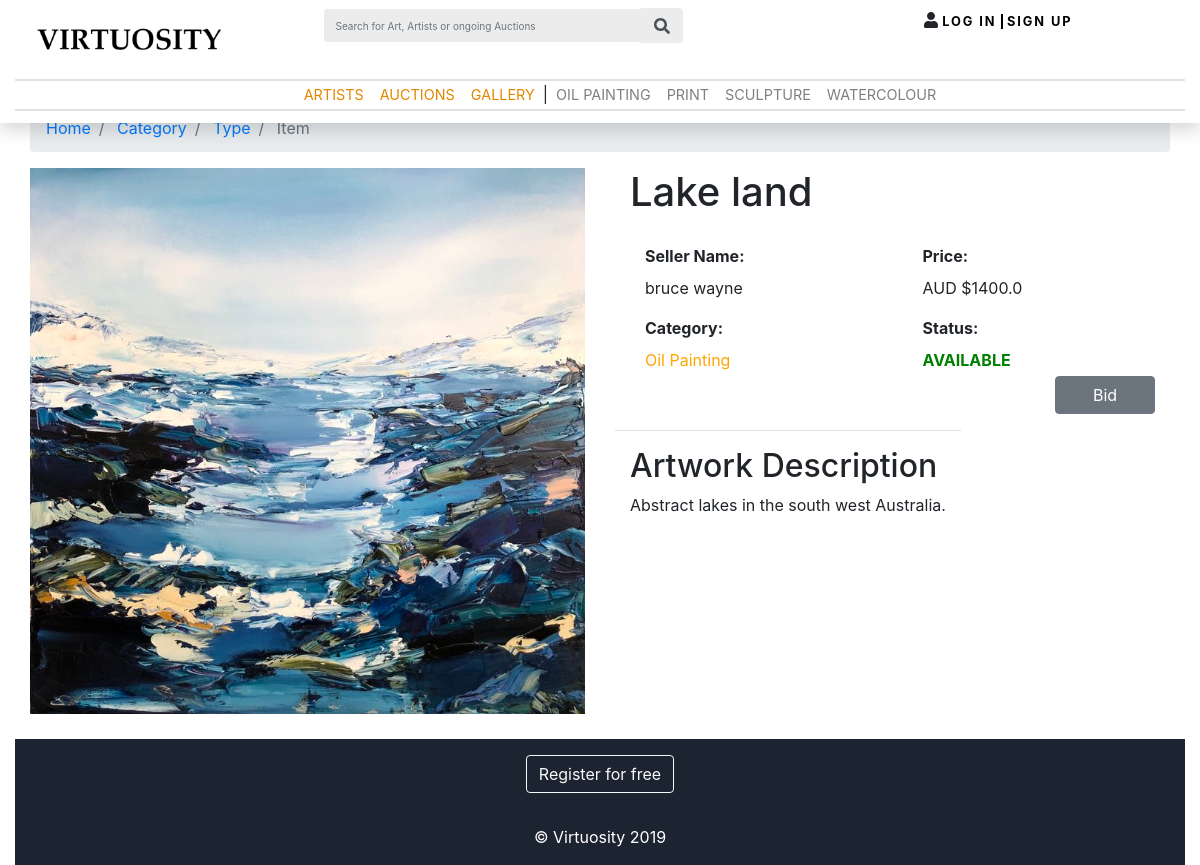
Page /item_details/2 on the earlier database version.
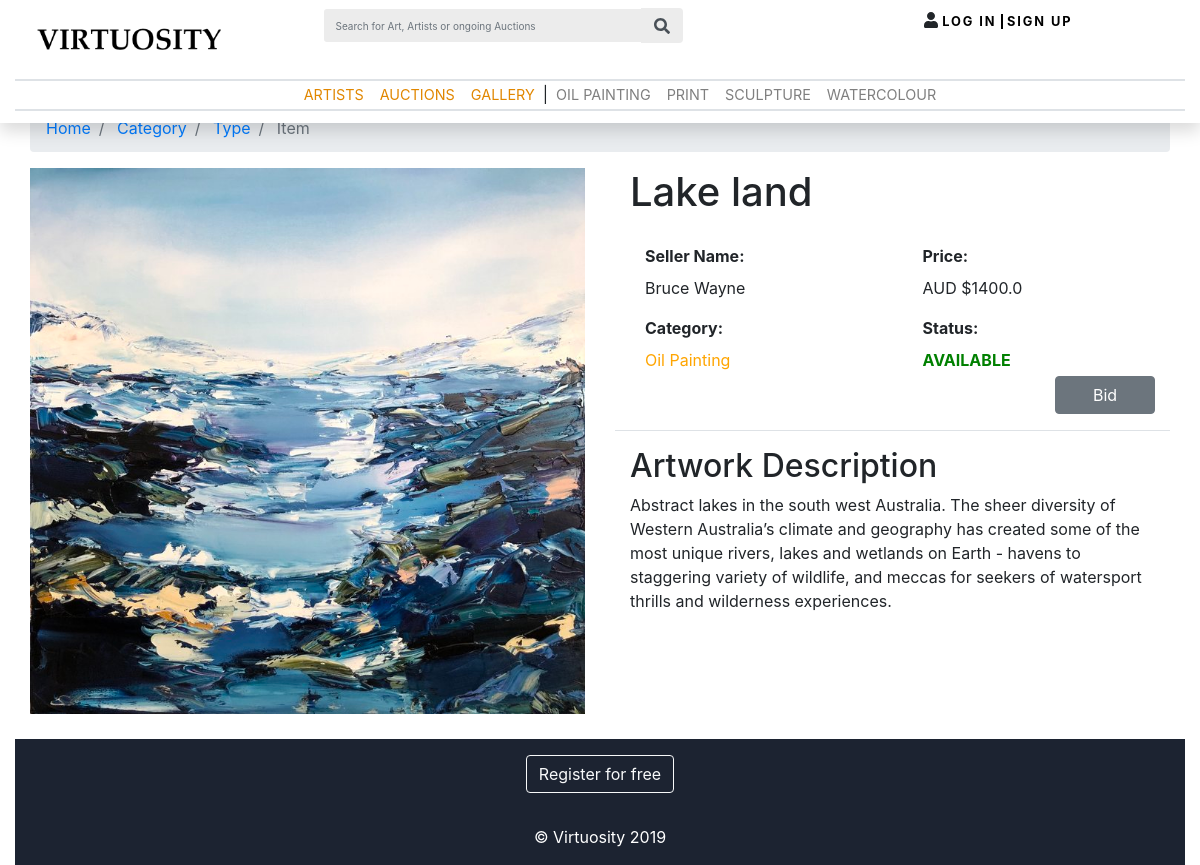
Same page on the later database version.
### marketplace/models.py (models this page shows)
class User(db.Model, UserMixin):
    __tablename__ = 'users'
    id = db.Column(db.Integer, primary_key=True)
    email = db.Column(db.String(100), index=True, unique=True, nullable=False)
    password_hash = db.Column(db.String(255), nullable=False)
    first_name = db.Column(db.String(100), nullable = False)
    last_name = db.Column(db.String(100), nullable = False)
    profile = db.Column(db.String(10000), default = "N/A")
    favourites = db.Column(db.String(1000), default = "N/A")
    join_date = db.Column(db.DateTime, nullable = False)
    is_seller = db.Column(db.Boolean, default = False)

class Artwork(db.Model, UserMixin):
    __tablename__ = 'artworks'
    id = db.Column(db.Integer, primary_key=True)
    seller_id = db.Column(db.Integer, db.ForeignKey('users.id'))
    image_address = db.Column(db.String(500), nullable = False)
    create_date = db.Column(db.String(10), nullable = False)
    name = db.Column(db.String(1000), nullable = False)
    category = db.Column(db.String(300), nullable = False)
    description = db.Column(db.String(1000), nullable = False)
    price = db.Column(db.Float(precision=2), nullable = False)
    availability = db.Column(db.Boolean, default = True)

### marketplace/views.py (the view)
@bp.route('/item_details/<id>')
def item_details(id):
     artwork = Artwork.query.filter_by(id = id).first()
     seller = User.query.filter_by(id = artwork.seller_id).first()
     return render_template("item_details.html", artwork = artwork, seller = seller)

### marketplace/templates/item_details.html (shortened to what this page needs)
﻿{% import "bootstrap/wtf.html" as wtf %}
{% extends 'base.html' %}
{% block content %}
<div class="container-fluid">
<div class="row">
    <div class="col-md-12">
        <nav>
            <ol class="breadcrumb">
                <li class="breadcrumb-item">
                    <a href="index.html">Home</a>
                </li>
                <li class="breadcrumb-item">
                    <a href="#">Category</a>
                </li>
                <li class="breadcrumb-item">
                    <a href="#">Type</a>
                </li>
                <li class="breadcrumb-item active">
                    Item
                </li>
            </ol>
        </nav>
    </div>
</div>
<div class="row">
    <div class="col-md-6 col-sm-12 d-flex justify-content-center" style="padding-bottom:25px">
        <img href="#" src="../static/img/{{artwork.image_address}}" alt="..." class="center-product img-fluid ">
    </div>
    <div class="col-md-6">
        <div class="row">
            <h1 class="col-12">{{artwork.name}}</h1>
        </div>
        <div class="row">
            <div class="col-md-6 py-3" style="line-height:2;">
                <dl>
                    <dt class="col-12">Seller Name:</dt>
                    <dd class="col-12">{{seller.first_name}} {{seller.last_name}}</dd>
                    <dt class="col-12">Category:</dt>
                    <dd class="col-12"><p style="color:orange;">{{artwork.category}}</p></dd>
                </dl>
            </div>
            <div class="col-md-6 py-3"style="line-height:2;">
                <dl>
                    <dt class="col-12">Price:</dt>
                    <dd class="col-12">AUD ${{artwork.price}}</dd>
                    <dt class="col-12">Status: </dt>
                    {% if artwork.availability == True %}
                    <dt class="col-12" style="color:green;">AVAILABLE</dt>
                        <button class="btn btn-secondary float-right" style="width:100px" type="button">Bid</button>
                    {% else %}
                    <dt class="col-12" style="color:red">SOLD</dt>
                    {% endif %}
                </dl>
            </div>
            <div class="row">
                <div class="col-md-12 border-top pt-3" style="padding-bottom:50px">
                    <h2>Artwork Description</h2>
                    <p>
                        {{artwork.description}}
                    </p>
                </div>
            </div>
        </div>
    </div>
</div>
{% endblock %}

Differences in the rows shown:
changed Artwork "Lake land": description "Abstract lakes in the south west Australia." → "…the south west Australia. The sheer diversity of Western Australia’s climate and geography has created some of the most unique rivers, lakes and wetlands on Earth - havens to staggering variety of wildlife, and meccas for seekers of watersport thrills and wilderness experiences."
changed User: first_name "bruce" → "Bruce"; last_name "wayne" → "Wayne"
